Frame 1 (no input): blank canvas, image omitted
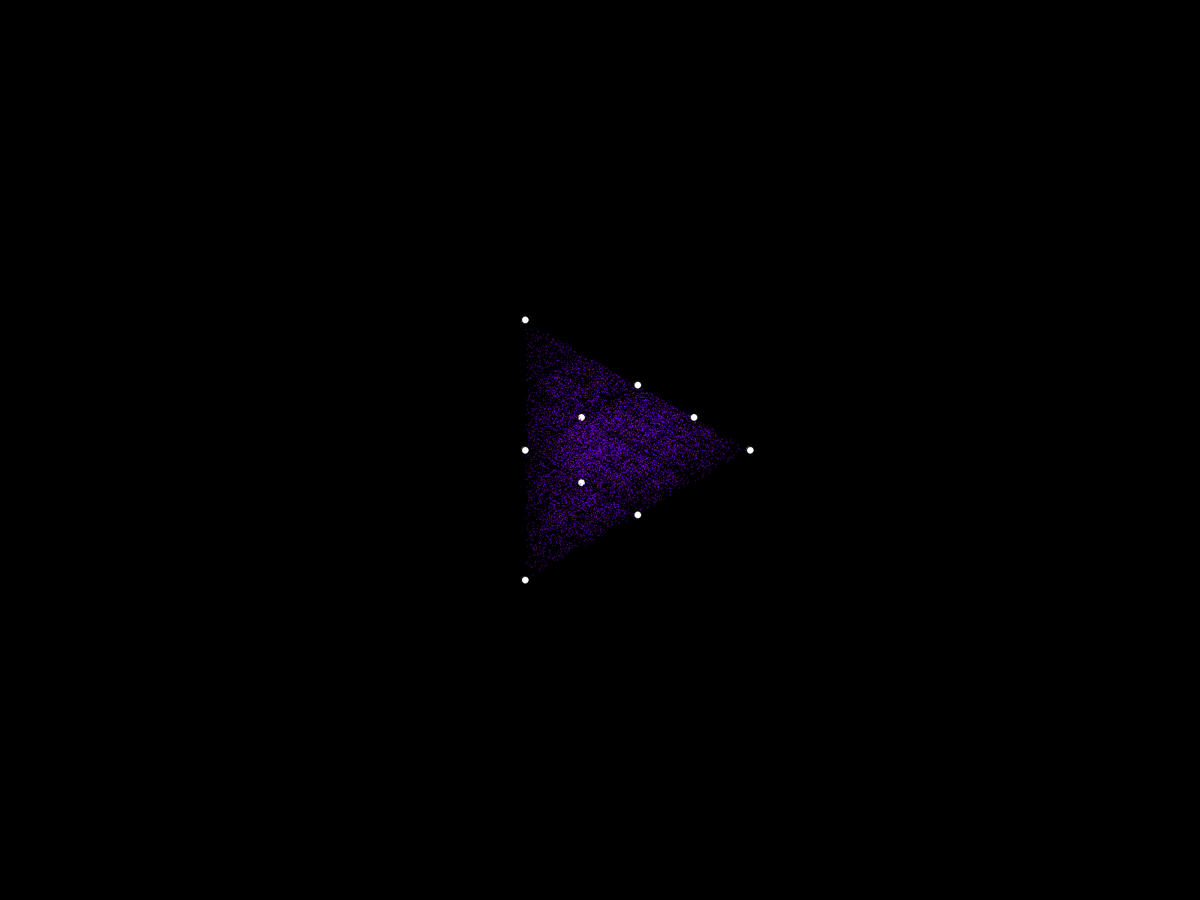
Frame 60 (the mouse pressed at the canvas centre just before this capture)
Frame 120 (the mouse held since frame 60 and released just before this capture): blank canvas, image omitted

The Processing sketch that drew this single still picture (run headless with seeded random() and noise(); from frame 60 on, the mouse is pressed at the canvas centre):

// Processing sketch: The_Chaos_Game
// ── The_Chaos_Game.pde
int sides=3;
int vps = 3;
float ms = 7.8;
float q=1;
int size=200;
float[] xs = new float[sides*fact(vps)];
float[] ys = new float[sides*fact(vps)];
ArrayList<Point> p = new ArrayList<Point>();
int s=0;

int r;
int oldr;
int oor;

float x;
float y;

float tx;
float ty;

int et = 0;

void setup() {  
  fullScreen();  
  background(0);
  
  su();
}

void draw() {
  //background(0);
  for(Point po : p) {
    po.display();
    if(keyPressed && key=='q') {
      po.fun();
    }
  }
  
  if(mousePressed) {
    background(0);
    p = new ArrayList<Point>();
    size=round(size*1.2);
    su();
  }
  

  
  if(keyPressed) {
    if(key=='w') {
      ty+=ms;
      p = new ArrayList<Point>();
      background(0);
    }
    
    if(key=='a') {
      tx+=ms;
      p = new ArrayList<Point>();
      background(0);
    }
    
    if(key=='s') {
      ty-=ms;
      p = new ArrayList<Point>();
      background(0);
    }
    
    if(key=='d') {
      tx-=ms;
      p = new ArrayList<Point>();
      background(0);
    }
    
    if(key==' ') {
      q*=5;  
    }
  }
  
  for(int i=0; i<size*q; i++) {
    r=floor(random(sides*vps));
    switch(et) {
      case 0:
        oor=oldr;
        oldr=r;
        x=(x+xs[r])/2;
        y=(y+ys[r])/2;
        p.add(new Point(round(x+tx),round(y+ty)));
      break;
      case 1:
        if(r==oldr) {
          r++;
          if(r>=sides) {
            r=oldr-1;  
          }
        }
        oor=oldr;
        oldr=r;
        x=(x+xs[r])/2;
        y=(y+ys[r])/2;
        p.add(new Point(round(x+tx),round(y+ty)));
      break;
      case 2:
        if(r==oldr+2 || r==oldr-2) {
          r++;
          if(r>=sides) {
            r-=2;  
          }
        }
        oor=oldr;
        oldr=r;
        x=(x+xs[r])/2;
        y=(y+ys[r])/2;
        p.add(new Point(round(x+tx),round(y+ty)));
      break;
      case 3:
        oor=oldr;
        oldr=r;
        x=(x+xs[r]*2)/3;
        y=(y+ys[r]*2)/3;
        p.add(new Point(round(x+tx),round(y+ty)));
      break;
      case 4:
        if(r==oldr+1 || r==oldr-1) {
          r++;
          if(r>=sides) {
            r=oldr-1;  
          }
        }
        oor=oldr;
        oldr=r;
        x=(x+xs[r])/2;
        y=(y+ys[r])/2;
        p.add(new Point(round(x+tx),round(y+ty)));
      break;
      case 5:
        if(r==oldr-1 || (r==3 && oldr==0)) {
          r++; 
          if(r>=sides) {
            r-=2;
          }
        }
        oor=oldr;
        oldr=r;
        x=(x+xs[r])/2;
        y=(y+ys[r])/2;
        p.add(new Point(round(x+tx),round(y+ty)));
      break;
      /*case 6:
        if() {
          r++; 
          if(r>=sides) {
            r-=2;
          }
        }
        oor=oldr;
        oldr=r;
         
      break;
      case 7:
        if() {
          r++; 
          if(r>=sides) {
            r-=2;
          }
        }
        oor=oldr;
        oldr=r;
        x=(x+xs[r])/2;
        y=(y+ys[r])/2;
        p.add(new Point(round(x+tx),round(y+ty)));
      break;*/
    }
  }
}

int fact(int n) {
 if (n <= 1) {
   return 1;
 }
 else {
   return n * fact(n-1);
 }
} 

void su() {
  x=width/2;
  y=height/2;
  
  s=0;
  float angle = TWO_PI / sides;
  for (float a = 0; a < TWO_PI; a += angle) {
    float sx = width/2 + cos(a) * size;
    float sy = height/2 + sin(a) * size;
    stroke(0);
    xs[s]=sx;
    ys[s]=sy;
    s++;
    if(s>=sides) {
      s=0;  
    }
  }
  
  for(int i=1; i<vps; i++) {
    for(int a=1; a<sides*i; a++) {
      xs[sides*i+a-1]=(xs[sides*(i-1)+a-1]+xs[sides*(i-1)+a])/2;
      ys[sides*i+a-1]=(ys[sides*(i-1)+a-1]+ys[sides*(i-1)+a])/2;  
    }
    xs[sides*(i+1)-1]=(xs[sides*(i)-1]+xs[0])/2;
    ys[sides*(i+1)-1]=(ys[sides*(i)-1]+ys[0])/2;  
  }
  
  for(int i=0; i<sides*vps; i++) {
    ellipse(xs[i],ys[i],10,10);
  }  
}

class Point {
  int x;
  int y;
  
  Point(int xl,int yl) {
    x=xl; 
    y=yl;
  }
  
  void fun() {
    if(x>mouseX) {
      tx--;
      x--;
    }
    if(x<mouseX) {
      tx++;
      x++;
    }
    if(y>mouseY) {
      ty--;
      y--;
    }
    if(y<mouseY) {
      ty++;
      y++;
    }
  }  
  void display() {
    stroke(100,0,180);
    point(x,y);    
  }
}
